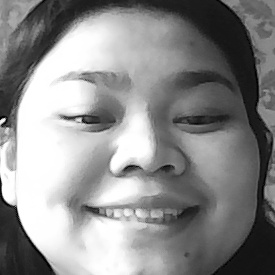
#> input picture backend/images/data_scan/User.Alicia.17.jpg, 275 x 275 px, given in place of the camera
$ python face_training.py
#> lines starting #> are read from the running program, lines starting #| are printed output that depends on the picture; after the words box and inside, x2 and y2 are one past the last pixel; in counts of white or black regions, pixels touching at a corner belong together
import cv2
import glob
import shutil
import base64
import paho.mqtt.client as mqtt
import time
import os
import json
import numpy as np

broker = "mqtt.antares.id"
port = 1883
client = mqtt.Client("train_send")

cam = cv2.VideoCapture(0)
cam.set(3, 640) #Height
cam.set(4, 480) #Weight
face_detector = cv2.CascadeClassifier(cv2.data.haarcascades + 'haarcascade_frontalface_default.xml')
#name = input('\n Enter your name = ')
name = input()
#> the answer given: ../../backend/images/data_scan/User.Alicia.17.jpg
print("\n Look at the camera and wait")

def send_image(name):
    client.connect(broker, port)
    access_key = "c9ab16824dc3b3d4:c76af9ff466e3c4d"
    to = "/antares-cse/antares-id/e-eyes/send_file"
    topic = "/oneM2M/req/c9ab16824dc3b3d4:c76af9ff466e3c4d/antares-cse/json"

    shutil.make_archive("archive", "zip", "temp/")

    with open("archive.zip", "rb") as file:
        data = base64.b64encode(file.read())

    data_str = data.decode("utf-8")

    n = 50000
    chunks = [data_str[i:i+n] for i in range(0, len(data_str), n)]

    done_signal = "DONE"
    chunks.append(done_signal)

    for i in range(len(chunks)):
         content = {
                  "m2m:rqp": {
                          "fr": access_key,
                          "to": to,
                          "op": 1,
                          "rqi": "train_face",
                          "pc": {
                              "m2m:cin": {
                                  "cnf": name,
                                  "con": chunks[i]
                                  }
                              },
                      "ty": 4
                      }
                  }

         json_obj = json.dumps(content, indent = 1)
         client.publish(topic, json_obj)
         time.sleep(0.5)

def delete_files():
    files = glob.glob("temp/*")
    for f in files:
        os.remove(f)

id_count = 0
while(True):
    ret, img = cam.read()
#> img is the input picture: shape (275, 275, 3); min 0, max 255, mean 139.3
    gray = cv2.cvtColor(img, cv2.COLOR_BGR2GRAY)
    face = face_detector.detectMultiScale(gray, 1.25, 6, minSize = (100,100))
#> face = [[32, 28, 224, 224]]

    for (x,y,w,h) in face:
        cv2.rectangle(img, (x,y), (x+w,y+h), (0, 0, 255), 2)
        cface_gray = gray[y:y+h, x:x+w]
        cface_resize = cv2.resize(cface_gray, (270,270), interpolation=cv2.INTER_AREA)
        norm_img = np.zeros((cface_resize.shape[0], cface_resize.shape[1]))
        cface_norm = cv2.normalize(cface_resize, norm_img, 0, 255, cv2.NORM_MINMAX)
        id_count += 1
        cv2.imwrite("temp/User." + str(name) +'.' + str(id_count) + ".jpg", cface_norm)
#> this loop made 1 pass
#> (x, y, w, h, id_count) on pass 1: (32, 28, 224, 224, 1)
#> pass 1, `cface_gray = gray[y:y+h, x:x+w]`:
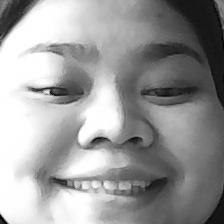
#> cface_gray: shape (224, 224); min 0, max 255, mean 153.1
#> after the loop:
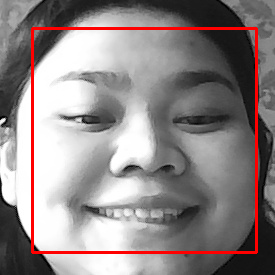
#> img: shape (275, 275, 3); 3.55% of pixels changed, all inside (x1, y1, x2, y2) = (31, 27, 258, 254)
#> after the loop, id_count = 1

    cv2.imshow('image', img)
    k = cv2.waitKey(100) & 0xff
#> (key Esc is pressed here)

    if k == 27:
        break
    if id_count >= 30:
         break

#> (the run stopped early here; a loop or call above may not have finished)
